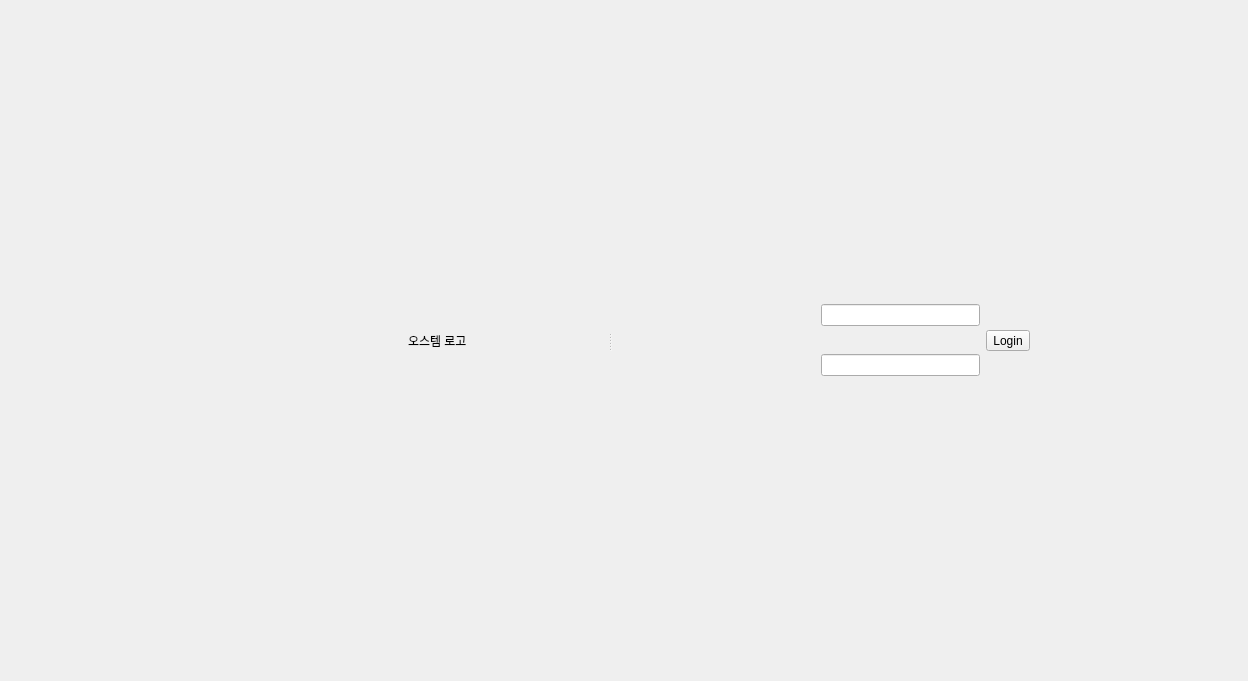
<?xml version="1.0" encoding="UTF-8"?>
<ui version="4.0">
 <class>LoginForm</class>
 <widget class="QWidget" name="LoginForm">
  <property name="geometry">
   <rect>
    <x>0</x>
    <y>0</y>
    <width>1248</width>
    <height>681</height>
   </rect>
  </property>
  <property name="windowTitle">
   <string>Form</string>
  </property>
  <layout class="QVBoxLayout" name="verticalLayout_5">
   <property name="spacing">
    <number>0</number>
   </property>
   <property name="leftMargin">
    <number>0</number>
   </property>
   <property name="topMargin">
    <number>0</number>
   </property>
   <property name="rightMargin">
    <number>0</number>
   </property>
   <property name="bottomMargin">
    <number>0</number>
   </property>
   <item>
    <widget class="QStackedWidget" name="stackedWidget">
     <property name="sizePolicy">
      <sizepolicy hsizetype="Preferred" vsizetype="Preferred">
       <horstretch>0</horstretch>
       <verstretch>0</verstretch>
      </sizepolicy>
     </property>
     <property name="autoFillBackground">
      <bool>true</bool>
     </property>
     <property name="currentIndex">
      <number>1</number>
     </property>
     <widget class="QWidget" name="page"/>
     <widget class="QWidget" name="page1">
      <property name="autoFillBackground">
       <bool>false</bool>
      </property>
      <layout class="QVBoxLayout" name="verticalLayout_4">
       <item>
        <widget class="QSplitter" name="splitter">
         <property name="orientation">
          <enum>Qt::Horizontal</enum>
         </property>
         <widget class="QWidget" name="layoutWidget">
          <layout class="QHBoxLayout" name="horizontalLayout_3">
           <item>
            <spacer name="horizontalSpacer">
             <property name="orientation">
              <enum>Qt::Horizontal</enum>
             </property>
             <property name="sizeHint" stdset="0">
              <size>
               <width>108</width>
               <height>14</height>
              </size>
             </property>
            </spacer>
           </item>
           <item>
            <widget class="QLabel" name="label">
             <property name="sizePolicy">
              <sizepolicy hsizetype="Preferred" vsizetype="Preferred">
               <horstretch>0</horstretch>
               <verstretch>2</verstretch>
              </sizepolicy>
             </property>
             <property name="minimumSize">
              <size>
               <width>200</width>
               <height>200</height>
              </size>
             </property>
             <property name="sizeIncrement">
              <size>
               <width>0</width>
               <height>0</height>
              </size>
             </property>
             <property name="baseSize">
              <size>
               <width>8</width>
               <height>0</height>
              </size>
             </property>
             <property name="midLineWidth">
              <number>-5</number>
             </property>
             <property name="text">
              <string>오스템 로고</string>
             </property>
            </widget>
           </item>
          </layout>
         </widget>
         <widget class="QWidget" name="layoutWidget">
          <layout class="QVBoxLayout" name="verticalLayout_2">
           <item>
            <spacer name="topVerticalSpacer">
             <property name="orientation">
              <enum>Qt::Vertical</enum>
             </property>
             <property name="sizeHint" stdset="0">
              <size>
               <width>20</width>
               <height>40</height>
              </size>
             </property>
            </spacer>
           </item>
           <item>
            <layout class="QHBoxLayout" name="horizontalLayout_2">
             <item>
              <spacer name="leftHorizontalSpacer">
               <property name="orientation">
                <enum>Qt::Horizontal</enum>
               </property>
               <property name="sizeHint" stdset="0">
                <size>
                 <width>96</width>
                 <height>17</height>
                </size>
               </property>
              </spacer>
             </item>
             <item>
              <layout class="QHBoxLayout" name="horizontalLayout">
               <item>
                <layout class="QVBoxLayout" name="verticalLayout">
                 <item>
                  <widget class="QLineEdit" name="idLineEdit"/>
                 </item>
                 <item>
                  <widget class="QLineEdit" name="passwordLineEdit">
                   <property name="echoMode">
                    <enum>QLineEdit::Password</enum>
                   </property>
                  </widget>
                 </item>
                </layout>
               </item>
               <item>
                <widget class="QToolButton" name="loginToolButton">
                 <property name="text">
                  <string>Login</string>
                 </property>
                </widget>
               </item>
              </layout>
             </item>
             <item>
              <spacer name="rightHorizontalSpacer">
               <property name="orientation">
                <enum>Qt::Horizontal</enum>
               </property>
               <property name="sizeHint" stdset="0">
                <size>
                 <width>68</width>
                 <height>118</height>
                </size>
               </property>
              </spacer>
             </item>
            </layout>
           </item>
           <item>
            <spacer name="buttonVerticalSpacer">
             <property name="orientation">
              <enum>Qt::Vertical</enum>
             </property>
             <property name="sizeHint" stdset="0">
              <size>
               <width>20</width>
               <height>40</height>
              </size>
             </property>
            </spacer>
           </item>
          </layout>
         </widget>
        </widget>
       </item>
      </layout>
     </widget>
    </widget>
   </item>
   <item>
    <layout class="QVBoxLayout" name="verticalLayout_3"/>
   </item>
  </layout>
 </widget>
 <resources/>
 <connections/>
</ui>
